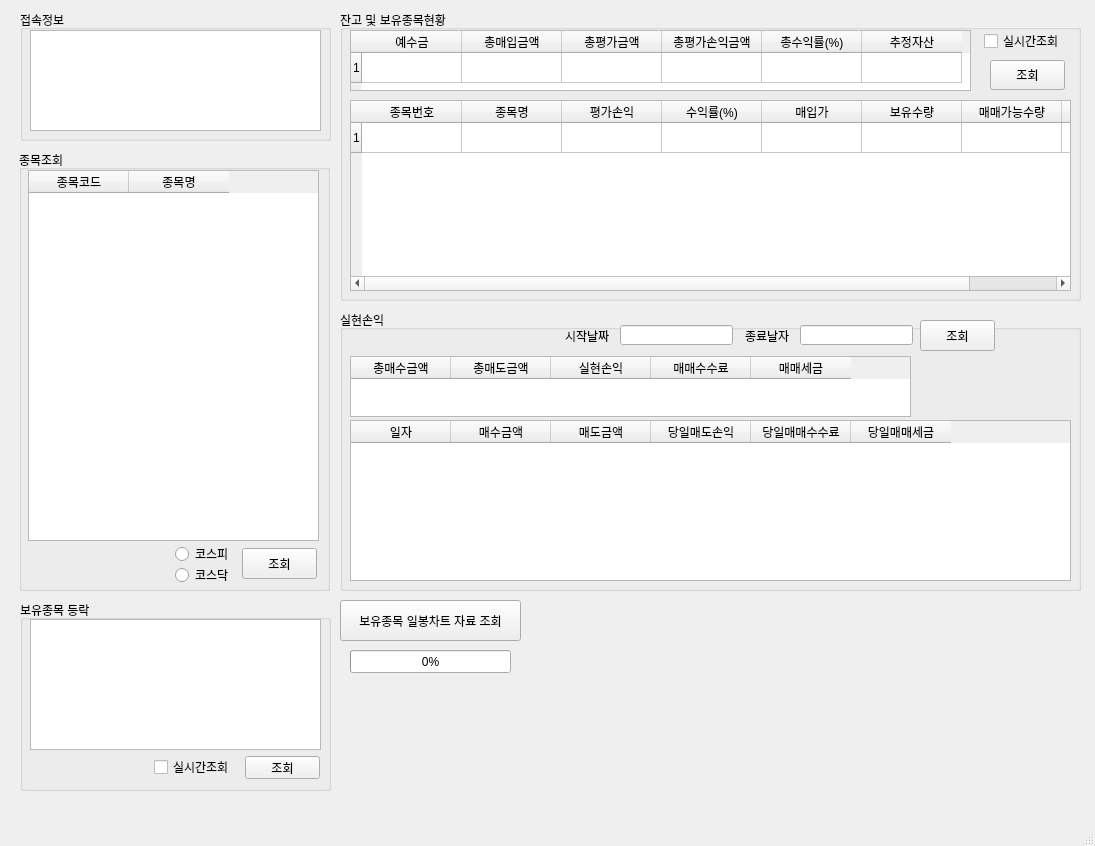
<?xml version="1.0" encoding="UTF-8"?>
<ui version="4.0">
 <class>MainWindow</class>
 <widget class="QMainWindow" name="MainWindow">
  <property name="geometry">
   <rect>
    <x>0</x>
    <y>0</y>
    <width>1095</width>
    <height>846</height>
   </rect>
  </property>
  <property name="windowTitle">
   <string>MainWindow</string>
  </property>
  <widget class="QWidget" name="centralwidget">
   <widget class="QGroupBox" name="groupBox">
    <property name="geometry">
     <rect>
      <x>340</x>
      <y>10</y>
      <width>741</width>
      <height>291</height>
     </rect>
    </property>
    <property name="title">
     <string>잔고 및 보유종목현황</string>
    </property>
    <widget class="QTableWidget" name="tableWidget">
     <property name="geometry">
      <rect>
       <x>10</x>
       <y>20</y>
       <width>621</width>
       <height>61</height>
      </rect>
     </property>
     <property name="rowCount">
      <number>1</number>
     </property>
     <row/>
     <column>
      <property name="text">
       <string>예수금</string>
      </property>
     </column>
     <column>
      <property name="text">
       <string>총매입금액</string>
      </property>
     </column>
     <column>
      <property name="text">
       <string>총평가금액</string>
      </property>
     </column>
     <column>
      <property name="text">
       <string>총평가손익금액</string>
      </property>
     </column>
     <column>
      <property name="text">
       <string>총수익률(%)</string>
      </property>
     </column>
     <column>
      <property name="text">
       <string>추정자산</string>
      </property>
     </column>
    </widget>
    <widget class="QTableWidget" name="tableWidget_2">
     <property name="geometry">
      <rect>
       <x>10</x>
       <y>90</y>
       <width>721</width>
       <height>191</height>
      </rect>
     </property>
     <property name="rowCount">
      <number>1</number>
     </property>
     <row/>
     <column>
      <property name="text">
       <string>종목번호</string>
      </property>
     </column>
     <column>
      <property name="text">
       <string>종목명</string>
      </property>
     </column>
     <column>
      <property name="text">
       <string>평가손익</string>
      </property>
     </column>
     <column>
      <property name="text">
       <string>수익률(%)</string>
      </property>
     </column>
     <column>
      <property name="text">
       <string>매입가</string>
      </property>
     </column>
     <column>
      <property name="text">
       <string>보유수량</string>
      </property>
     </column>
     <column>
      <property name="text">
       <string>매매가능수량</string>
      </property>
     </column>
     <column>
      <property name="text">
       <string>현재가</string>
      </property>
     </column>
    </widget>
    <widget class="QCheckBox" name="checkBox">
     <property name="geometry">
      <rect>
       <x>644</x>
       <y>23</y>
       <width>81</width>
       <height>16</height>
      </rect>
     </property>
     <property name="text">
      <string>실시간조회</string>
     </property>
    </widget>
    <widget class="QPushButton" name="pushButton">
     <property name="geometry">
      <rect>
       <x>650</x>
       <y>50</y>
       <width>75</width>
       <height>30</height>
      </rect>
     </property>
     <property name="text">
      <string>조회</string>
     </property>
    </widget>
   </widget>
   <widget class="QGroupBox" name="groupBox_2">
    <property name="geometry">
     <rect>
      <x>20</x>
      <y>10</y>
      <width>311</width>
      <height>131</height>
     </rect>
    </property>
    <property name="title">
     <string>접속정보</string>
    </property>
    <widget class="QTextBrowser" name="textBrowser">
     <property name="geometry">
      <rect>
       <x>10</x>
       <y>20</y>
       <width>291</width>
       <height>101</height>
      </rect>
     </property>
    </widget>
   </widget>
   <widget class="QGroupBox" name="groupBox_3">
    <property name="geometry">
     <rect>
      <x>20</x>
      <y>600</y>
      <width>311</width>
      <height>191</height>
     </rect>
    </property>
    <property name="title">
     <string>보유종목 등락</string>
    </property>
    <widget class="QCheckBox" name="checkBox_2">
     <property name="geometry">
      <rect>
       <x>134</x>
       <y>159</y>
       <width>91</width>
       <height>16</height>
      </rect>
     </property>
     <property name="text">
      <string>실시간조회</string>
     </property>
    </widget>
    <widget class="QTextBrowser" name="textBrowser_2">
     <property name="geometry">
      <rect>
       <x>10</x>
       <y>19</y>
       <width>291</width>
       <height>131</height>
      </rect>
     </property>
    </widget>
    <widget class="QPushButton" name="pushButton_2">
     <property name="geometry">
      <rect>
       <x>225</x>
       <y>156</y>
       <width>75</width>
       <height>23</height>
      </rect>
     </property>
     <property name="text">
      <string>조회</string>
     </property>
    </widget>
   </widget>
   <widget class="QGroupBox" name="groupBox_4">
    <property name="geometry">
     <rect>
      <x>19</x>
      <y>150</y>
      <width>311</width>
      <height>441</height>
     </rect>
    </property>
    <property name="title">
     <string>종목조회</string>
    </property>
    <widget class="QTableWidget" name="tableWidget_3">
     <property name="geometry">
      <rect>
       <x>9</x>
       <y>20</y>
       <width>291</width>
       <height>371</height>
      </rect>
     </property>
     <column>
      <property name="text">
       <string>종목코드</string>
      </property>
     </column>
     <column>
      <property name="text">
       <string>종목명</string>
      </property>
     </column>
    </widget>
    <widget class="QPushButton" name="pushButton_3">
     <property name="geometry">
      <rect>
       <x>223</x>
       <y>398</y>
       <width>75</width>
       <height>31</height>
      </rect>
     </property>
     <property name="text">
      <string>조회</string>
     </property>
    </widget>
    <widget class="QRadioButton" name="radioButton">
     <property name="geometry">
      <rect>
       <x>156</x>
       <y>396</y>
       <width>90</width>
       <height>16</height>
      </rect>
     </property>
     <property name="text">
      <string>코스피</string>
     </property>
    </widget>
    <widget class="QRadioButton" name="radioButton_2">
     <property name="geometry">
      <rect>
       <x>156</x>
       <y>417</y>
       <width>90</width>
       <height>16</height>
      </rect>
     </property>
     <property name="text">
      <string>코스닥</string>
     </property>
    </widget>
   </widget>
   <widget class="QGroupBox" name="groupBox_5">
    <property name="geometry">
     <rect>
      <x>340</x>
      <y>310</y>
      <width>741</width>
      <height>281</height>
     </rect>
    </property>
    <property name="title">
     <string>실현손익</string>
    </property>
    <widget class="QTableWidget" name="tableWidget_4">
     <property name="geometry">
      <rect>
       <x>10</x>
       <y>46</y>
       <width>561</width>
       <height>61</height>
      </rect>
     </property>
     <column>
      <property name="text">
       <string>총매수금액</string>
      </property>
     </column>
     <column>
      <property name="text">
       <string>총매도금액</string>
      </property>
     </column>
     <column>
      <property name="text">
       <string>실현손익</string>
      </property>
     </column>
     <column>
      <property name="text">
       <string>매매수수료</string>
      </property>
     </column>
     <column>
      <property name="text">
       <string>매매세금</string>
      </property>
     </column>
    </widget>
    <widget class="QTableWidget" name="tableWidget_5">
     <property name="geometry">
      <rect>
       <x>10</x>
       <y>110</y>
       <width>721</width>
       <height>161</height>
      </rect>
     </property>
     <column>
      <property name="text">
       <string>일자</string>
      </property>
     </column>
     <column>
      <property name="text">
       <string>매수금액</string>
      </property>
     </column>
     <column>
      <property name="text">
       <string>매도금액</string>
      </property>
     </column>
     <column>
      <property name="text">
       <string>당일매도손익</string>
      </property>
     </column>
     <column>
      <property name="text">
       <string>당일매매수수료</string>
      </property>
     </column>
     <column>
      <property name="text">
       <string>당일매매세금</string>
      </property>
     </column>
    </widget>
    <widget class="QPushButton" name="pushButton_4">
     <property name="geometry">
      <rect>
       <x>580</x>
       <y>10</y>
       <width>75</width>
       <height>31</height>
      </rect>
     </property>
     <property name="text">
      <string>조회</string>
     </property>
    </widget>
    <widget class="QLabel" name="label">
     <property name="geometry">
      <rect>
       <x>225</x>
       <y>16</y>
       <width>61</width>
       <height>20</height>
      </rect>
     </property>
     <property name="text">
      <string>시작날짜</string>
     </property>
    </widget>
    <widget class="QLabel" name="label_2">
     <property name="geometry">
      <rect>
       <x>405</x>
       <y>20</y>
       <width>56</width>
       <height>12</height>
      </rect>
     </property>
     <property name="text">
      <string>종료날자</string>
     </property>
    </widget>
    <widget class="QLineEdit" name="lineEdit">
     <property name="geometry">
      <rect>
       <x>280</x>
       <y>15</y>
       <width>113</width>
       <height>20</height>
      </rect>
     </property>
    </widget>
    <widget class="QLineEdit" name="lineEdit_2">
     <property name="geometry">
      <rect>
       <x>460</x>
       <y>15</y>
       <width>113</width>
       <height>20</height>
      </rect>
     </property>
    </widget>
   </widget>
   <widget class="QPushButton" name="pushButton_5">
    <property name="geometry">
     <rect>
      <x>340</x>
      <y>600</y>
      <width>181</width>
      <height>41</height>
     </rect>
    </property>
    <property name="text">
     <string>보유종목 일봉차트 자료 조회</string>
    </property>
   </widget>
   <widget class="QProgressBar" name="progressBar">
    <property name="geometry">
     <rect>
      <x>350</x>
      <y>650</y>
      <width>161</width>
      <height>23</height>
     </rect>
    </property>
    <property name="value">
     <number>0</number>
    </property>
   </widget>
  </widget>
  <widget class="QMenuBar" name="menubar">
   <property name="geometry">
    <rect>
     <x>0</x>
     <y>0</y>
     <width>1095</width>
     <height>21</height>
    </rect>
   </property>
  </widget>
  <widget class="QStatusBar" name="statusbar"/>
 </widget>
 <resources/>
 <connections/>
</ui>
